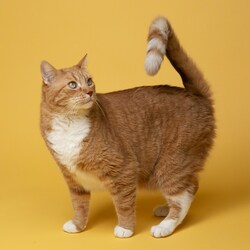
#> input picture img/kabo_unsplash.jpg, 250 x 250 px
$ python practice.py
#> lines starting #> are read from the running program, lines starting #| are printed output that depends on the picture; after the words box and inside, x2 and y2 are one past the last pixel; in counts of white or black regions, pixels touching at a corner belong together
import cv2
import numpy as np
import matplotlib.pylab as plt

img1 = cv2.imread('../img/kabo_unsplash.jpg')
#> img1 is the input picture: shape (250, 250, 3); mean B, G, R 71, 146.9, 191.4
img2 = cv2.imread('../img/mehrnaz_unsplash.jpg')
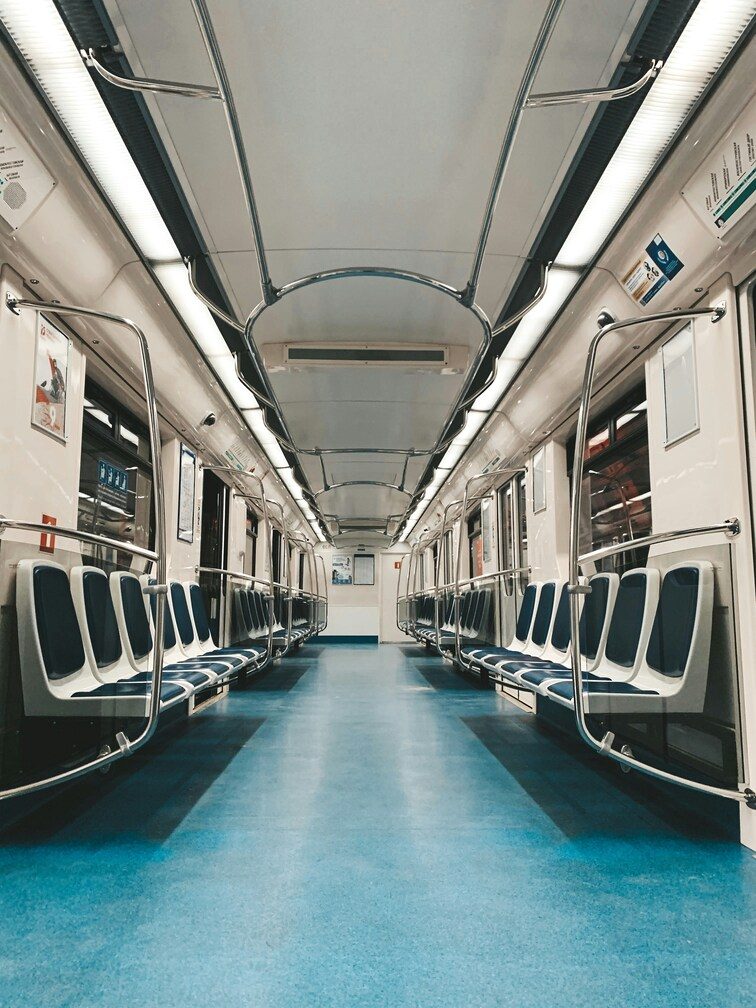
#> input picture img/mehrnaz_unsplash.jpg, 756 x 1008 px
#> img2 is the input picture: shape (1008, 756, 3); mean B, G, R 137.8, 141.1, 127.9

height1, width1 = img1.shape[:2]
#> height1 = 250; width1 = 250
height2, width2 = img2.shape[:2]
#> height2 = 1008; width2 = 756
x = (width2 - width1)//2
#> x = 253
y = height2 - height1
#> y = 758
w = x + width1
#> w = 503
h = y + height1
#> h = 1008

chromakey = img1[:10, :10, :]
offset = 1.5

hsv_chroma = cv2.cvtColor(chromakey, cv2.COLOR_BGR2HSV)
hsv_img = cv2.cvtColor(img1, cv2.COLOR_BGR2HSV)
#> hsv_img: shape (250, 250, 3); mean H, S, V 18.4, 163.5, 191.4

chroma_h = hsv_chroma[:,:,0]
lower = np.array([chroma_h.min()-offset, 100, 100])
#> lower = [18.5, 100, 100]
upper = np.array([chroma_h.max()+offset, 255, 255])
#> upper = [22.5, 255, 255]

mask = cv2.inRange(hsv_img, lower, upper)
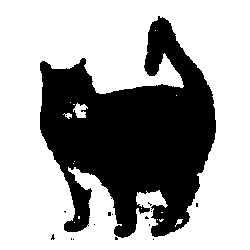
#> mask: shape (250, 250); 64.6% white; 16 black regions (15 under 20 px), largest, box (x1, y1, x2, y2) and area: (40, 16, 216, 238) 22087
mask_inv = cv2.bitwise_not(mask)
roi = img2[y:h, x:w]
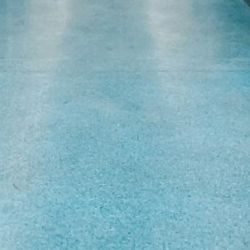
#> roi: shape (250, 250, 3); mean B, G, R 192, 179.6, 134.4
fg = cv2.bitwise_and(img1, img1, mask=mask_inv)
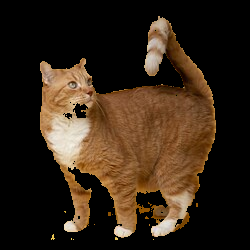
#> fg: shape (250, 250, 3); mean B, G, R 23.2, 37.2, 52
bg = cv2.bitwise_and(roi, roi, mask=mask)
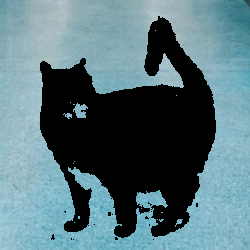
#> bg: shape (250, 250, 3); mean B, G, R 122.6, 115.1, 87.1
img2[y:h, x:w] = fg + bg
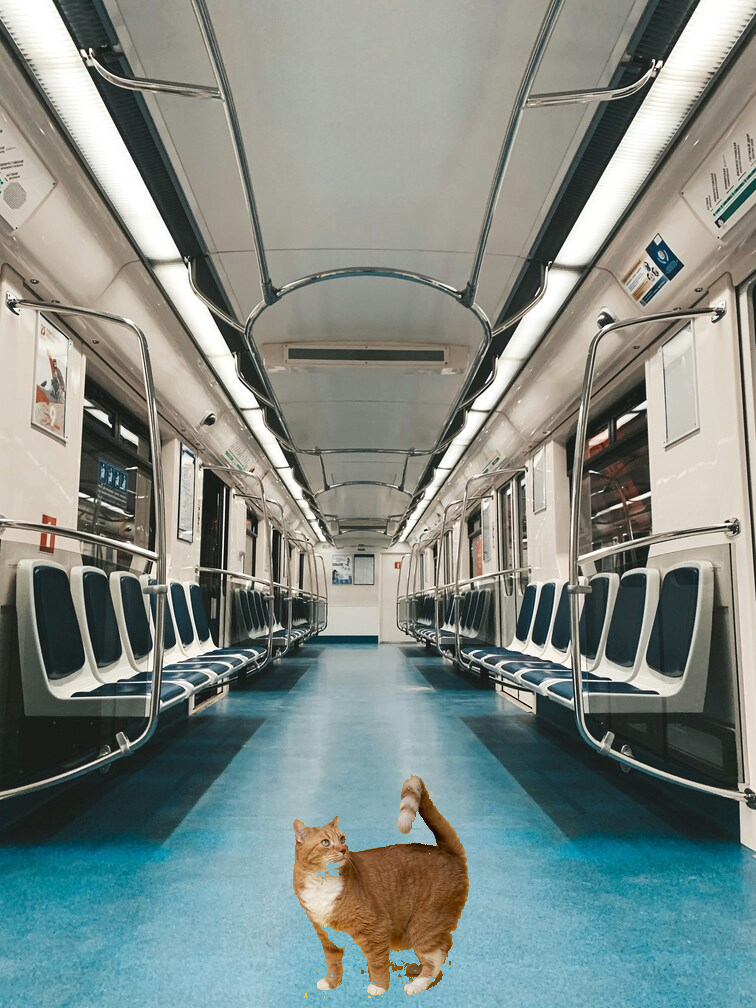
#> img2: shape (1008, 756, 3); 2.91% of pixels changed, all inside (x1, y1, x2, y2) = (293, 774, 469, 998)


cv2.imshow('chromakey', img1)
cv2.imshow('added', img2)
cv2.waitKey(0)
cv2.destroyAllWindows()
